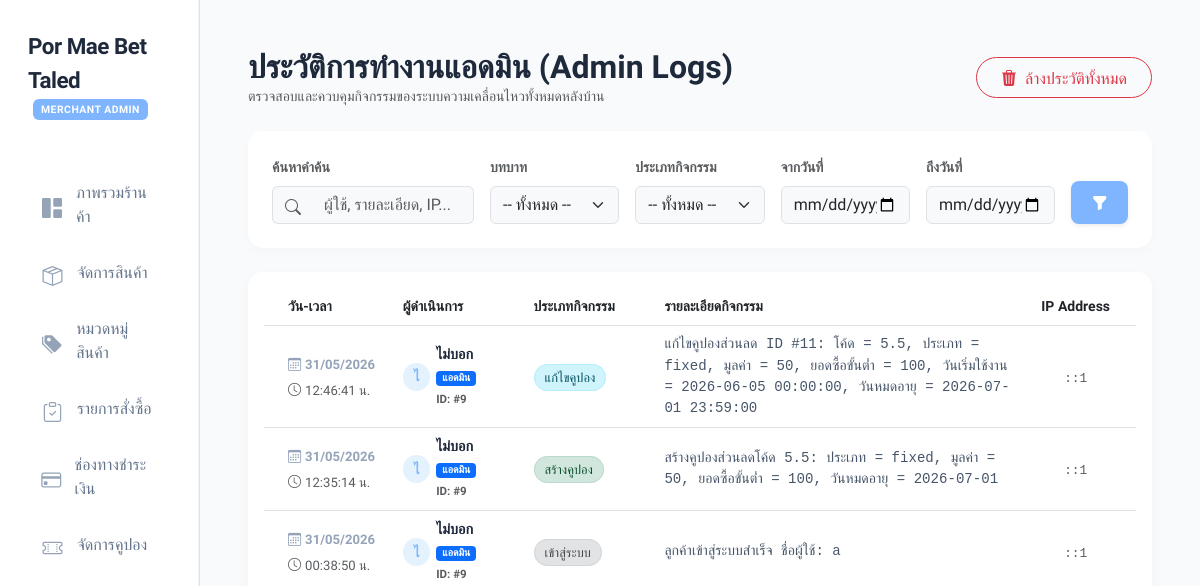
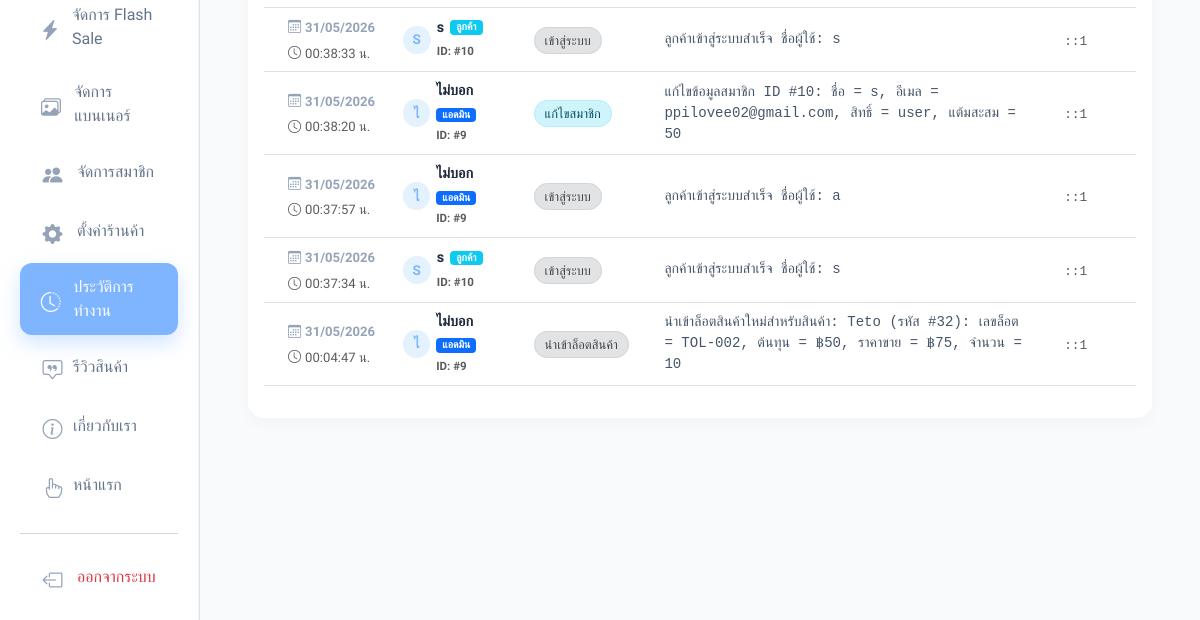
/admin_logs.php (signed in), run on an earlier commit of the app's database (2 pictures, top to bottom).
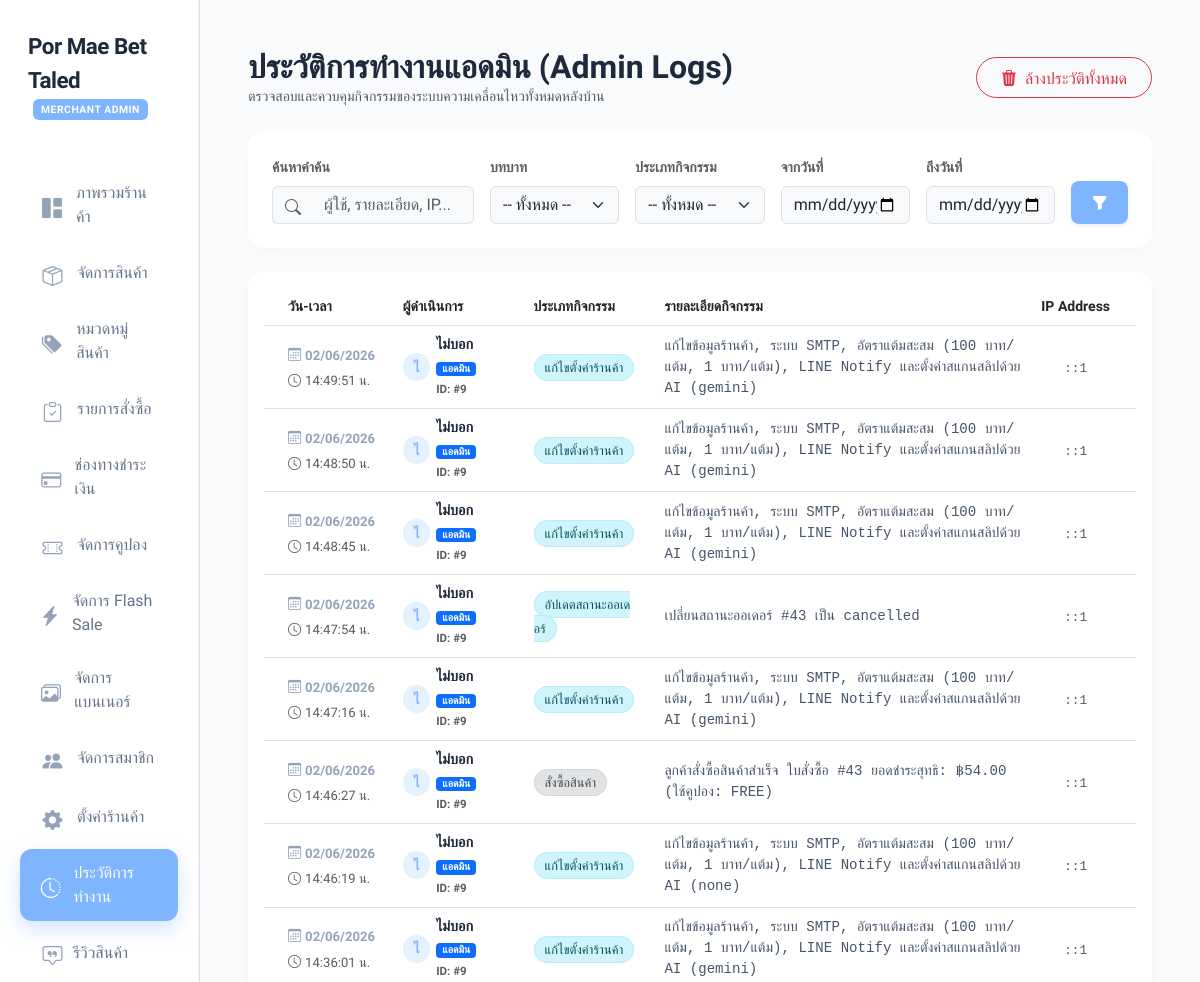
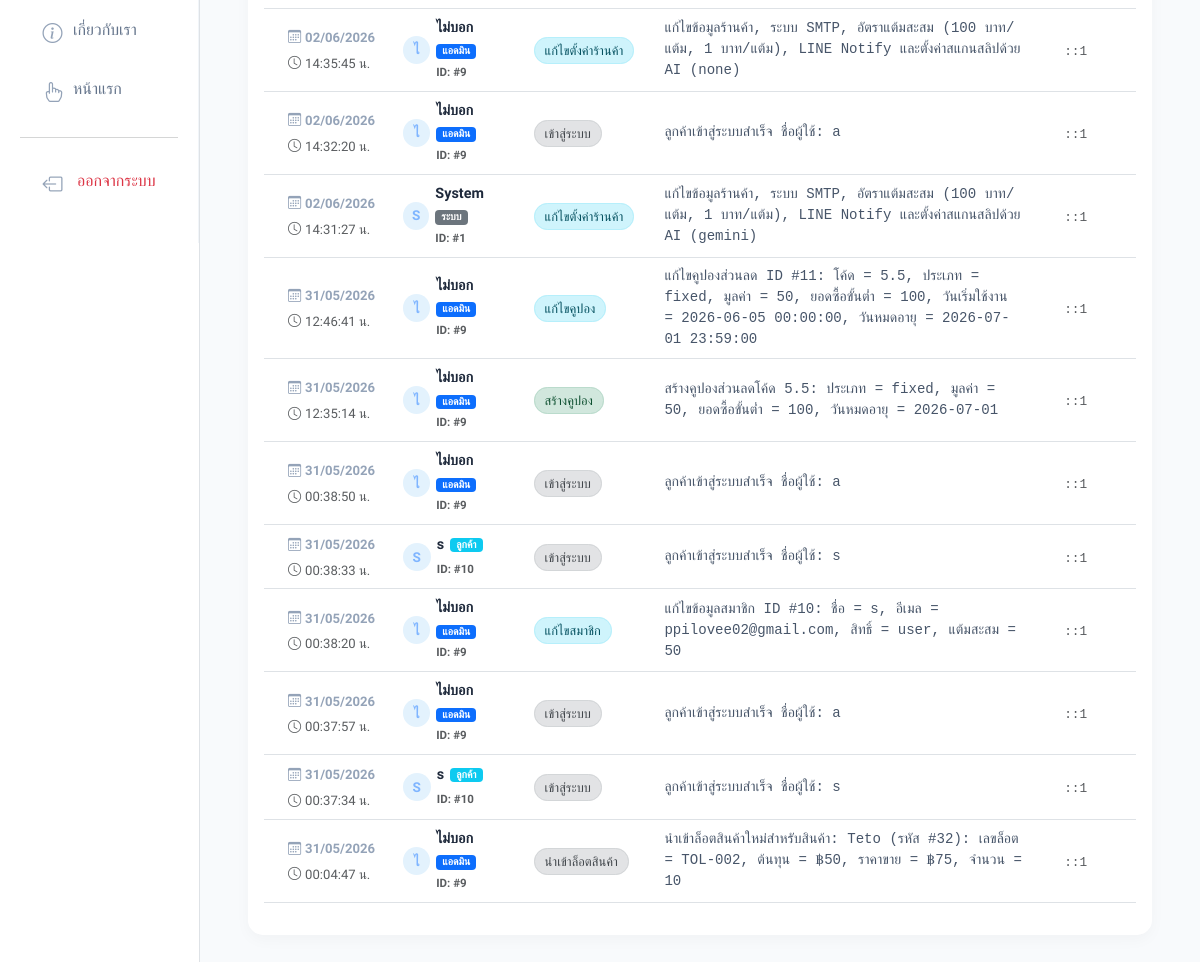
And on a later commit of the database (2 pictures, top to bottom).
### tables this page shows
CREATE TABLE `admin_logs` (
  `id` int(11) NOT NULL,
  `admin_id` int(11) DEFAULT NULL,
  `admin_name` varchar(150) NOT NULL,
  `action_type` varchar(100) NOT NULL,
  `details` text NOT NULL,
  `ip_address` varchar(45) DEFAULT NULL,
  `created_at` timestamp NOT NULL DEFAULT current_timestamp()
);

### admin_logs.php (the view, shortened to what this page needs)
<?php
include 'db.php';
$search = isset($_GET['search']) ? mysqli_real_escape_string($conn, trim($_GET['search'])) : '';
$date_start = isset($_GET['date_start']) ? mysqli_real_escape_string($conn, $_GET['date_start']) : '';
$date_end = isset($_GET['date_end']) ? mysqli_real_escape_string($conn, $_GET['date_end']) : '';
$where_clauses = ["1=1"];
$where_sql = implode(" AND ", $where_clauses);
$limit = 20;
$page = isset($_GET['page']) ? max(1, intval($_GET['page'])) : 1;
$offset = ($page - 1) * $limit;
$count_query = mysqli_query($conn, "SELECT COUNT(*) as total FROM admin_logs l LEFT JOIN users u ON l.admin_id = u.id WHERE $where_sql");
$total_rows = mysqli_fetch_assoc($count_query)['total'] ?? 0;
$sql = "SELECT l.*, u.role FROM admin_logs l LEFT JOIN users u ON l.admin_id = u.id WHERE $where_sql ORDER BY l.id DESC LIMIT $limit OFFSET $offset";
$result = mysqli_query($conn, $sql);
?>
<!DOCTYPE html>
<html lang="th">
<head>
    <link href="https://cdn.jsdelivr.net/npm/bootstrap@5.3.0/dist/css/bootstrap.min.css" rel="stylesheet">
    <link rel="stylesheet" href="https://cdn.jsdelivr.net/npm/bootstrap-icons@1.11.1/font/bootstrap-icons.css">
</head>
<body>
<div class="container-fluid">
    <div class="row">
        <div class="col-md-2 p-0 border-end bg-white">
            <div class="collapse d-md-block" id="sidebarMenu">
                <div style="min-height: 100vh;">
                    <?php include 'admin_sidebar.php'; ?>
                </div>
            </div>
        </div>
        <div class="col-md-10 p-4 p-md-5">
            <div class="d-flex flex-column flex-md-row justify-content-between align-items-start align-items-md-center mb-4 gap-3">
                <div>
                    <h2 class="fw-bold m-0">ประวัติการทำงานแอดมิน (Admin Logs)</h2>
                    <p class="text-muted small mb-0">ตรวจสอบและควบคุมกิจกรรมของระบบความเคลื่อนไหวทั้งหมดหลังบ้าน</p>
                </div>
                <button type="button" class="btn btn-outline-danger rounded-pill px-4" data-bs-toggle="modal" data-bs-target="#clearLogsModal">
                    <i class="bi bi-trash3-fill me-1"></i> ล้างประวัติทั้งหมด
                </button>
            </div>
            <div class="card filter-card p-4 mb-4">
                <form method="GET" action="admin_logs.php" class="row g-3">
                    <div class="col-md-3">
                        <label class="form-label text-muted small fw-bold">ค้นหาคำค้น</label>
                        <div class="input-group">
                            <span class="input-group-text bg-light border-end-0 text-muted"><i class="bi bi-search"></i></span>
                            <input type="text" name="search" class="form-control bg-light border-start-0" placeholder="ผู้ใช้, รายละเอียด, IP..." value="<?= htmlspecialchars($search) ?>">
                        </div>
                    </div>
                    <div class="col-md-2">
                        <label class="form-label text-muted small fw-bold">บทบาท</label>
                        <select name="role_filter" class="form-select bg-light">
                            <option value="">-- ทั้งหมด --</option>
                        </select>
                    </div>
                    <div class="col-md-2">
                        <label class="form-label text-muted small fw-bold">ประเภทกิจกรรม</label>
                        <select name="action_filter" class="form-select bg-light">
                            <option value="">-- ทั้งหมด --</option>
                        </select>
                    </div>
                    <div class="col-md-2">
                        <label class="form-label text-muted small fw-bold">จากวันที่</label>
                        <input type="date" name="date_start" class="form-control bg-light" value="<?= htmlspecialchars($date_start) ?>">
                    </div>
                    <div class="col-md-2">
                        <label class="form-label text-muted small fw-bold">ถึงวันที่</label>
                        <input type="date" name="date_end" class="form-control bg-light" value="<?= htmlspecialchars($date_end) ?>">
                    </div>
                    <div class="col-md-1 d-flex align-items-end">
                        <button type="submit" class="btn btn-primary w-100 rounded-3 shadow-sm py-2" style="background:#7FB5FF; border:none;"><i class="bi bi-funnel-fill"></i></button>
                    </div>
                </form>
            </div>
            <div class="card table-card p-3">
                <div class="table-responsive">
                    <table class="table align-middle table-hover">
                        <thead class="bg-light">
                            <tr class="text-secondary small">
                                <th class="ps-4" style="width: 15%;">วัน-เวลา</th>
                                <th style="width: 15%;">ผู้ดำเนินการ</th>
                                <th style="width: 15%;">ประเภทกิจกรรม</th>
                                <th style="width: 43%;">รายละเอียดกิจกรรม</th>
                                <th class="pe-4 text-center" style="width: 12%;">IP Address</th>
                            </tr>
                        </thead>
                        <tbody>
                            <?php
                            if ($total_rows > 0):
                                while ($row = mysqli_fetch_assoc($result)):
                                    $act = $row['action_type'];
                                    $badge_class = 'bg-other';
                                    if (strpos($act, 'เพิ่ม') !== false || strpos($act, 'สร้าง') !== false) {
                                        $badge_class = 'bg-create';
                                    } elseif (strpos($act, 'แก้ไข') !== false || strpos($act, 'อัปเดต') !== false || strpos($act, 'ตั้งค่า') !== false) {
                                        $badge_class = 'bg-update';
                                    } elseif (strpos($act, 'ลบ') !== false || strpos($act, 'ล้าง') !== false || strpos($act, 'ยกเลิก') !== false || strpos($act, 'บังคับปิด') !== false) {
                                        $badge_class = 'bg-delete';
                                    }
                                    $avatar_letter = !empty($row['admin_name']) ? mb_strtoupper(mb_substr($row['admin_name'], 0, 1, 'UTF-8'), 'UTF-8') : 'S';
                            ?>
                            <tr>
                                <td class="ps-4">
                                    <div class="log-time fw-semibold">
                                        <i class="bi bi-calendar3 me-1"></i><?= date('d/m/Y', strtotime($row['created_at'])) ?>
                                    </div>
                                    <div class="log-time text-muted mt-1">
                                        <i class="bi bi-clock me-1"></i><?= date('H:i:s', strtotime($row['created_at'])) ?> น.
                                    </div>
                                </td>
                                <td>
                                    <div class="log-admin">
                                        <div class="admin-avatar" title="<?= htmlspecialchars($row['admin_name']) ?>"><?= $avatar_letter ?></div>
                                        <div>
                                            <div style="font-size: 0.9rem; display: flex; align-items: center; gap: 6px; flex-wrap: wrap;">
                                                <span><?= htmlspecialchars($row['admin_name']) ?></span>
                                                <?php if (($row['role'] ?? '') === 'admin'): ?>
                                                    <span class="badge bg-primary text-white" style="font-size: 0.65rem; padding: 2px 6px; border-radius: 4px;">แอดมิน</span>
                                                <?php elseif (($row['role'] ?? '') === 'user'): ?>
                                                    <span class="badge bg-info text-white" style="font-size: 0.65rem; padding: 2px 6px; border-radius: 4px;">ลูกค้า</span>
                                                <?php else: ?>
                                                    <span class="badge bg-secondary text-white" style="font-size: 0.65rem; padding: 2px 6px; border-radius: 4px;">ระบบ</span>
                                                <?php endif; ?>
                                            </div>
                                            <small class="text-muted" style="font-size: 0.72rem;">ID: #<?= $row['admin_id'] ?? 'System' ?></small>
                                        </div>
                                    </div>
                                </td>
                                <td>
                                    <span class="badge-log <?= $badge_class ?>"><?= htmlspecialchars($row['action_type']) ?></span>
                                </td>
                                <td>
                                    <div class="log-details font-monospace"><?= htmlspecialchars($row['details']) ?></div>
                                </td>
                                <td class="pe-4 text-center">
                                    <code class="text-muted" style="font-size: 0.8rem;"><?= htmlspecialchars($row['ip_address'] ?: '-') ?></code>
                                </td>
                            </tr>
                            <?php
                                endwhile;
                            endif; ?>
                        </tbody>
                    </table>
                </div>
            </div>
        </div>
    </div>
</div>
</body>
</html>

### admin_sidebar.php (shortened to what this page needs)
<?php
$current_page = basename($_SERVER['PHP_SELF']);
?>
<link rel="stylesheet" href="style.css?v=2.3">
<div class="sidebar d-flex flex-column h-100">
    <div class="mb-5 px-2">
        <div class="brand-logo">Por Mae Bet Taled</div>
        <span class="brand-logo admin-badge">MERCHANT ADMIN</span>
    </div>
    <nav class="nav flex-column">
        <a class="nav-link <?= $current_page == 'admin_dashboard.php' ? 'active' : '' ?>" href="admin_dashboard.php"><i class="bi bi-grid-1x2-fill"></i> ภาพรวมร้านค้า</a>
        <a class="nav-link <?= $current_page == 'admin.php' ? 'active' : '' ?>" href="admin.php"><i class="bi bi-box-seam"></i> จัดการสินค้า</a>
        <a class="nav-link <?= $current_page == 'admin_categories.php' ? 'active' : '' ?>" href="admin_categories.php"><i class="bi bi-tags-fill"></i> หมวดหมู่สินค้า</a>
        <a class="nav-link <?= $current_page == 'admin_orders.php' ? 'active' : '' ?>" href="admin_orders.php">
            <i class="bi bi-clipboard-check"></i> รายการสั่งซื้อ
        </a>
        <a class="nav-link <?= $current_page == 'admin_payments.php' ? 'active' : '' ?>" href="admin_payments.php"><i class="bi bi-credit-card"></i> ช่องทางชำระเงิน</a>
        <a class="nav-link <?= $current_page == 'admin_coupons.php' ? 'active' : '' ?>" href="admin_coupons.php"><i class="bi bi-ticket-perforated"></i> จัดการคูปอง</a>
        <a class="nav-link <?= $current_page == 'admin_flash_sale.php' ? 'active' : '' ?>" href="admin_flash_sale.php"><i class="bi bi-lightning-charge-fill"></i> จัดการ Flash Sale</a>
        <a class="nav-link <?= $current_page == 'admin_banners.php' ? 'active' : '' ?>" href="admin_banners.php"><i class="bi bi-images"></i> จัดการแบนเนอร์</a>
        <a class="nav-link <?= $current_page == 'admin_users.php' ? 'active' : '' ?>" href="admin_users.php"><i class="bi bi-people-fill"></i> จัดการสมาชิก</a>
        <a class="nav-link <?= $current_page == 'admin_settings.php' ? 'active' : '' ?>" href="admin_settings.php"><i class="bi bi-gear-fill"></i> ตั้งค่าร้านค้า</a>
        <a class="nav-link <?= $current_page == 'admin_logs.php' ? 'active' : '' ?>" href="admin_logs.php"><i class="bi bi-clock-history"></i> ประวัติการทำงาน</a>
        <a class="nav-link <?= $current_page == 'admin_reviews.php' ? 'active' : '' ?>" href="admin_reviews.php"><i class="bi bi-chat-square-quote me-2"></i> รีวิวสินค้า</a>
        <a class="nav-link <?= $current_page == 'admin_about.php' ? 'active' : '' ?>" href="admin_about.php"><i class="bi bi-info-circle me-2"></i> เกี่ยวกับเรา</a>
        <a class="nav-link <?= $current_page == 'index.php' ? 'active' : '' ?>" href="index.php"><i class="bi bi-hand-index me-2"></i> หน้าแรก</a>
        <hr class="text-muted opacity-25">
        <a class="nav-link text-danger" href="logout.php"><i class="bi bi-box-arrow-left"></i> ออกจากระบบ</a>
    </nav>
</div>

### style.css (style rules this page uses)
:root { --blue-main: #AEE2FF; --blue-hover: #7FB5FF; --blue-dark: #1d4ed8; --blue-light: #F0F8FF; --slate-dark: #1E293B; --slate-medium: #475569; --slate-light: #F8FAFC; --text-primary: #1E293B; --text-secondary: #64748B; --radius-sm: 8px; --radius-md: 16px; --radius-lg: 24px; --shadow-sm: 0 4px 10px rgba(174, 226, 255, 0.08), 0 2px 4px rgba(174, 226, 255, 0.08); --shadow-md: 0 10px 25px -5px rgba(174, 226, 255, 0.15), 0 8px 10px -6px rgba(174, 226, 255, 0.15); --shadow-lg: 0 20px 40px -10px rgba(127, 181, 255, 0.22); --shadow-hover: 0 25px 50px -12px rgba(127, 181, 255, 0.35); --transition-smooth: all 0.3s cubic-bezier(0.4, 0, 0.2, 1); }
body, button, input, select, textarea, .form-control, .btn, .modal-title, .card-title, h1, h2, h3, h4, h5, h6 { font-family: 'Kanit', 'Outfit', sans-serif !important; }
.bi, [class^="bi-"], [class*=" bi-"] { font-family: bootstrap-icons !important; }
body { color: var(--text-primary); background-color: var(--slate-light); overflow-x: hidden; animation: pageFadeIn 0.25s cubic-bezier(0.16, 1, 0.3, 1) forwards; }
body { transition: background-color 0.3s ease, color 0.3s ease; }

### admin_logs.php (style rules this page uses)
body { font-family: 'Kanit'; background: #f8f9fa; }
.table-card { border: none; border-radius: 15px; box-shadow: 0 5px 15px rgba(0,0,0,0.03); background: white; overflow: hidden; }
.badge-log { font-size: 0.8rem; padding: 5px 10px; border-radius: 30px; font-weight: 500; }
.bg-create { background: #d1e7dd; color: #0f5132; border: 1px solid #badbcc; }
.bg-update { background: #cff4fc; color: #055160; border: 1px solid #b6effb; }
.bg-other { background: #e2e3e5; color: #41464b; border: 1px solid #d3d6d8; }
.log-details { font-size: 0.88rem; color: #475569; word-break: break-word; }
.log-time { font-size: 0.82rem; color: #94a3b8; }
.log-admin { font-weight: 600; color: #1e293b; display: flex; align-items: center; gap: 6px; }
.admin-avatar { width: 28px; height: 28px; background: #E3F2FD; border-radius: 50%; display: flex; align-items: center; justify-content: center; color: #7FB5FF; font-size: 0.85rem; font-weight: bold; }
.filter-card { border: none; border-radius: 15px; box-shadow: 0 4px 12px rgba(0,0,0,0.02); background: white; }

### admin_sidebar.php (style rules this page uses)
.sidebar { background: white; border-right: 1px solid #f1f5f9; padding: 30px 20px; }
@media (min-width: 768px) { .sidebar { min-height: 100vh; } }
.brand-logo { font-weight: 800; color: #1e293b; font-size: 1.4rem; letter-spacing: -0.5px; }
.admin-badge { background: #7FB5FF; color: white; font-size: 0.65rem; padding: 4px 8px; border-radius: 6px; vertical-align: middle; margin-left: 5px; font-weight: 700; letter-spacing: 0.5px; }
.nav-link { color: #64748b; padding: 12px 20px; border-radius: 12px; margin-bottom: 5px; transition: all 0.3s ease; display: flex; align-items: center; font-weight: 500; text-decoration: none; }
.nav-link i { font-size: 1.25rem; margin-right: 12px; width: 25px; text-align: center; color: #94a3b8; transition: color 0.3s; }
.nav-link.active { background-color: #7FB5FF; color: white; box-shadow: 0 8px 20px rgba(127, 181, 255, 0.35); }
.nav-link.active i { color: white; }

What changed in the data, as far as the page shows it:
added admin_logs: created_at "02/06/2026", created_at "14:49:51", admin_name "ไ", admin_name "ไม่บอก", shows "แอดมิน", admin "9", action_type "แก้ไขตั้งค่าร้านค้า", details "แก้ไขข้อมูลร้านค้า, ระบบ SMTP, อัตราแต้มสะสม (100 บาท/แต้ม, 1 บาท/แต้ม), LINE Notify และตั้งค่าสแกนสลิปด้วย AI (gemini)", ip_address "::1"
added admin_logs: created_at "02/06/2026", created_at "14:48:50", admin_name "ไ", admin_name "ไม่บอก", shows "แอดมิน", admin "9", action_type "แก้ไขตั้งค่าร้านค้า", details "แก้ไขข้อมูลร้านค้า, ระบบ SMTP, อัตราแต้มสะสม (100 บาท/แต้ม, 1 บาท/แต้ม), LINE Notify และตั้งค่าสแกนสลิปด้วย AI (gemini)", ip_address "::1"
added admin_logs: created_at "02/06/2026", created_at "14:48:45", admin_name "ไ", admin_name "ไม่บอก", shows "แอดมิน", admin "9", action_type "แก้ไขตั้งค่าร้านค้า", details "แก้ไขข้อมูลร้านค้า, ระบบ SMTP, อัตราแต้มสะสม (100 บาท/แต้ม, 1 บาท/แต้ม), LINE Notify และตั้งค่าสแกนสลิปด้วย AI (gemini)", ip_address "::1"
added admin_logs: created_at "02/06/2026", created_at "14:47:54", admin_name "ไ", admin_name "ไม่บอก", shows "แอดมิน", admin "9", action_type "อัปเดตสถานะออเดอร์", details "เปลี่ยนสถานะออเดอร์ #43 เป็น cancelled", ip_address "::1"
added admin_logs: created_at "02/06/2026", created_at "14:47:16", admin_name "ไ", admin_name "ไม่บอก", shows "แอดมิน", admin "9", action_type "แก้ไขตั้งค่าร้านค้า", details "แก้ไขข้อมูลร้านค้า, ระบบ SMTP, อัตราแต้มสะสม (100 บาท/แต้ม, 1 บาท/แต้ม), LINE Notify และตั้งค่าสแกนสลิปด้วย AI (gemini)", ip_address "::1"
added admin_logs: created_at "02/06/2026", created_at "14:46:27", admin_name "ไ", admin_name "ไม่บอก", shows "แอดมิน", admin "9", action_type "สั่งซื้อสินค้า", details "ลูกค้าสั่งซื้อสินค้าสำเร็จ ใบสั่งซื้อ #43 ยอดชำระสุทธิ: ฿54.00 (ใช้คูปอง: FREE)", ip_address "::1"
added admin_logs: created_at "02/06/2026", created_at "14:46:19", admin_name "ไ", admin_name "ไม่บอก", shows "แอดมิน", admin "9", action_type "แก้ไขตั้งค่าร้านค้า", details "แก้ไขข้อมูลร้านค้า, ระบบ SMTP, อัตราแต้มสะสม (100 บาท/แต้ม, 1 บาท/แต้ม), LINE Notify และตั้งค่าสแกนสลิปด้วย AI (none)", ip_address "::1"
added admin_logs: created_at "02/06/2026", created_at "14:36:01", admin_name "ไ", admin_name "ไม่บอก", shows "แอดมิน", admin "9", action_type "แก้ไขตั้งค่าร้านค้า", details "แก้ไขข้อมูลร้านค้า, ระบบ SMTP, อัตราแต้มสะสม (100 บาท/แต้ม, 1 บาท/แต้ม), LINE Notify และตั้งค่าสแกนสลิปด้วย AI (gemini)", ip_address "::1"
added admin_logs: created_at "02/06/2026", created_at "14:35:45", admin_name "ไ", admin_name "ไม่บอก", shows "แอดมิน", admin "9", action_type "แก้ไขตั้งค่าร้านค้า", details "แก้ไขข้อมูลร้านค้า, ระบบ SMTP, อัตราแต้มสะสม (100 บาท/แต้ม, 1 บาท/แต้ม), LINE Notify และตั้งค่าสแกนสลิปด้วย AI (none)", ip_address "::1"
added admin_logs: created_at "02/06/2026", created_at "14:32:20", admin_name "ไ", admin_name "ไม่บอก", shows "แอดมิน", admin "9", action_type "เข้าสู่ระบบ", details "ลูกค้าเข้าสู่ระบบสำเร็จ ชื่อผู้ใช้: a", ip_address "::1"
added admin_logs: created_at "02/06/2026", created_at "14:31:27", admin_name "S", admin_name "System", shows "ระบบ", admin "1", action_type "แก้ไขตั้งค่าร้านค้า", details "แก้ไขข้อมูลร้านค้า, ระบบ SMTP, อัตราแต้มสะสม (100 บาท/แต้ม, 1 บาท/แต้ม), LINE Notify และตั้งค่าสแกนสลิปด้วย AI (gemini)", ip_address "::1"
